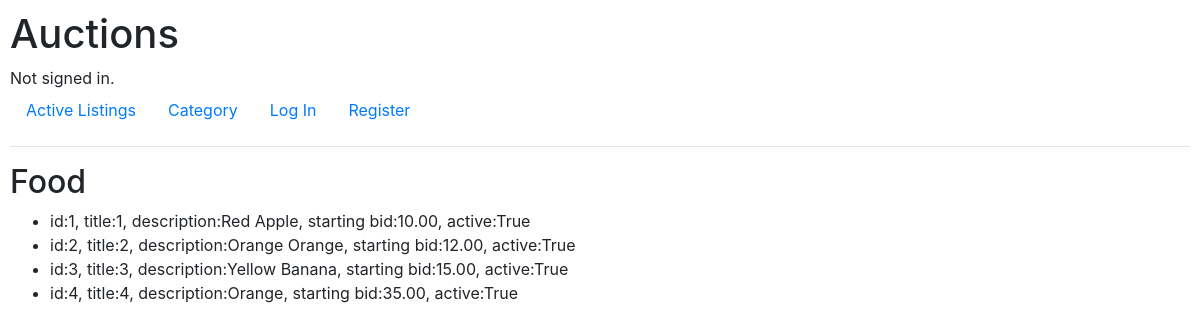
Page /category/Food on the committed database.
### auctions/models.py (models this page shows)
class AuctionListing(models.Model):
    categories = [
        ("Fashion", "Fashion"),
        ("Toys", "Toys"),
        ("Electronic", "Electronic"),
        ("Home","Home"),
        ("Food","Food"),
    ]
    id = models.BigAutoField(primary_key=True)
    title = models.CharField(max_length=64)
    description = models.CharField(max_length=5000)
    starting_bid = models.DecimalField(decimal_places=2, max_digits=15)
    category = models.CharField(blank=True,max_length=64, choices=categories)
    image = models.ImageField(blank=True,upload_to="image")
    active = models.BooleanField()
    created = models.DateTimeField()
    createdby = models.ForeignKey(User,verbose_name="createdby",on_delete=models.CASCADE)
    def __str__(self) -> str:
        return f"id:{self.id}, title:{self.id}, description:{self.description}, starting bid:{self.starting_bid}, active:{self.active} "

### auctions/views.py (the view)
# urls.py: path("category/<str:filter>",views.filter, name="filter"),
def filter(request,filter):
    categories = ["Fashion", "Toys", "Electronic", "Home","Food"]
    if filter not in categories:
        print("invalid category")
        return render(request,"auctions/index.html")
    listings = AuctionListing.objects.filter(category=filter)
    return render(request,"auctions/category.html",
    {
        "listings":listings,
        "category":filter,
    })

### auctions/templates/auctions/category.html
{% extends "auctions/layout.html" %}
{% block body %}
<h2> {{ category}}</h2>
<ul>
    {% for listing in listings %}
    <li> {{ listing }}</li>
    {% endfor %}
</ul>
{% endblock %}

### auctions/static/auctions/styles.css (style rules this page uses)
body { padding: 10px; }

### rows in the picture
AuctionListing: id+description+starting_bid "id:1, title:1, description:Red Apple, starting bid:10.00, active:True"
AuctionListing: id+description+starting_bid "id:2, title:2, description:Orange Orange, starting bid:12.00, active:True"
AuctionListing: id+description+starting_bid "id:3, title:3, description:Yellow Banana, starting bid:15.00, active:True"
AuctionListing: id+description+starting_bid "id:4, title:4, description:Orange, starting bid:35.00, active:True"

### other values in the picture
{{ category }} "Food"
